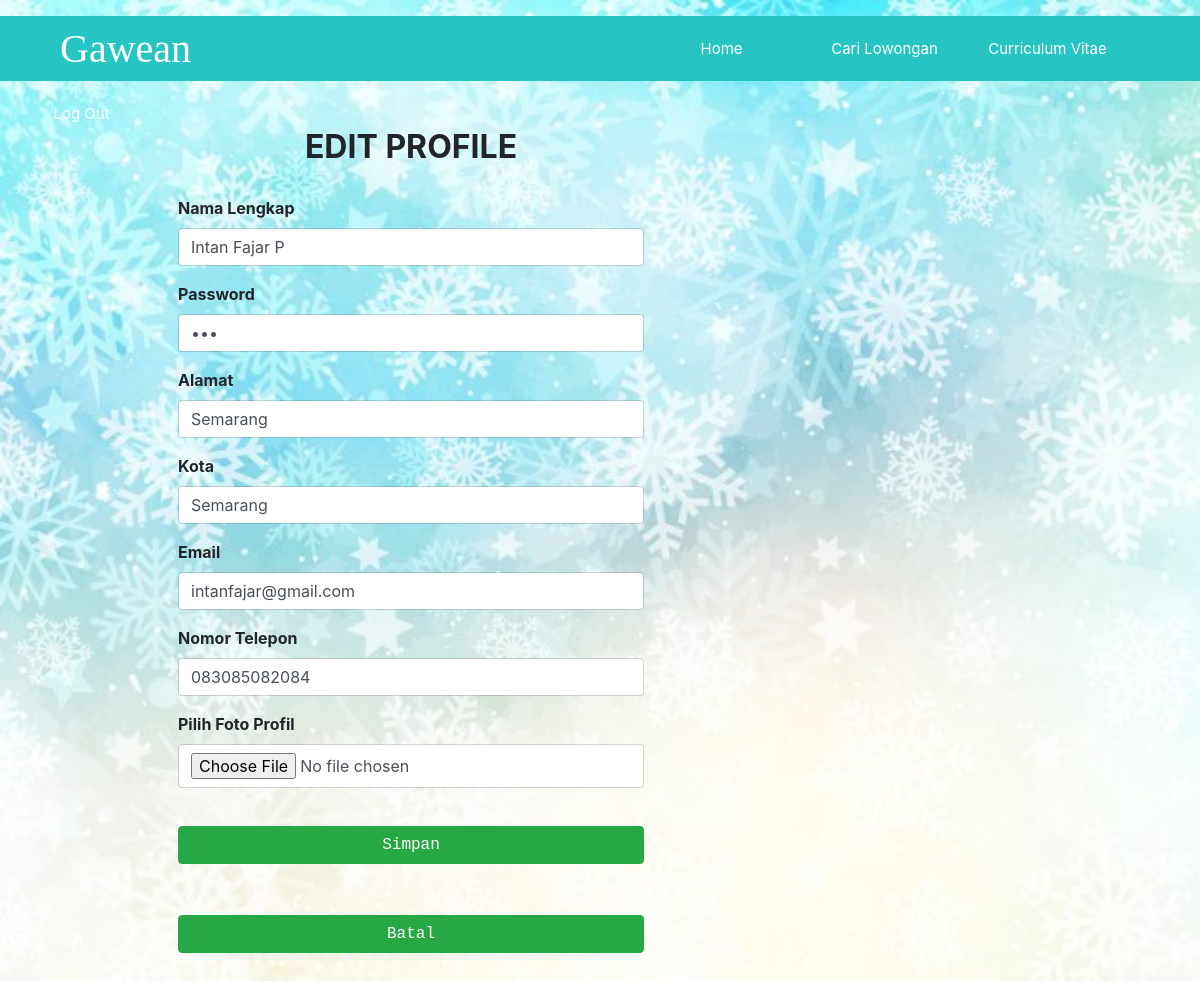
Page /editprofile.php (signed in) on the committed database.
### tables this page shows
CREATE TABLE `pencaker` (
  `idpencaker` varchar(20) NOT NULL,
  `nama` varchar(20) NOT NULL,
  `password` varchar(16) NOT NULL,
  `jenis_kelamin` char(1) NOT NULL,
  `tempat_lahir` varchar(20) NOT NULL,
  `tanggal_lahir` date NOT NULL,
  `alamat` varchar(50) NOT NULL,
  `kota` varchar(20) NOT NULL,
  `email` varchar(30) NOT NULL,
  `no_telp` varchar(15) NOT NULL,
  `foto` varchar(30) NOT NULL,
  `bidang_pekerjaan` int(7) NOT NULL,
  `tgl_daftar` date NOT NULL
);

### editprofile.php (the view, shortened to what this page needs)
<?php require_once "head.php"?>
<?php
	$idpencaker=$_SESSION['idpencaker'];
    $con=mysqli_connect("localhost","root","","test");
	$edit = mysqli_query($con, "SELECT * FROM pencaker WHERE idpencaker='$idpencaker'");
	$row_edit = mysqli_fetch_array($edit);
?>
<!DOCTYPE html>
<html lang="en">
<head>
    <link rel="stylesheet" href="style/bootstrap.min.css" />
    <link href="style/regis-style.css" rel="stylesheet" type="text/css" media="screen"/>
</head>
<body >
<div class="container mt-5">
    <div class="row">
        <div class="col-md-6">
        <h2><b>EDIT PROFILE</h2><br />
        <form id="formRegistration"  action="" method="post" enctype="multipart/form-data">
            <div class="form-group">
                <label for="nama">Nama Lengkap</label>
                <input class="form-control" type="text" name="nama" size="45" placeholder="Nama" value="<?php echo $row_edit['nama']?>" />
            </div>
            <div class="form-group">
                <label for="password">Password</label>
                <input class="form-control" type="password" name="password" placeholder="Buat Password Baru" value="<?php echo $row_edit['password']?>"/>
            </div>
            <div class="form-group">
                <label for="alamat">Alamat</label>
                <input class="form-control" type="text" name="alamat" size="100" placeholder="Alamat" value="<?php echo $row_edit['alamat']?>"/>
            </div>
            <div class="form-group">
                <label for="kota">Kota</label>
                <input class="form-control" type="text" name="kota" placeholder="Kota" value="<?php echo $row_edit['kota']?>"/>
            </div>
            <div class="form-group">
                <label for="email">Email</label>
                <input class="form-control" type="email" name="email" placeholder="Alamat Email" value="<?php echo $row_edit['email']?>"/>
            </div>
            <div class="form-group">
                <label for="no_telp">Nomor Telepon</label>
                <input class="form-control" type="text" name="no_telp" size="12" placeholder="Nomor Telepon" value="<?php echo $row_edit['no_telp']?>"/>
            </div>
              <div class="form-group">
                <label for="foto">Pilih Foto Profil</label>
                <input class="form-control" type="file" name="foto" id="foto" />
            </div>
            <pre>
            <input  type="submit" class="btn btn-success btn-block" name="edit" id="edit" value="Simpan" />
            <input  type="button" class="btn btn-success btn-block" name="batal" id="batal" onclick="window.location='cv.php'" value="Batal" />
        </form>
</body>
</html>

### style/layout.css (style rules this page uses)
* { margin: 0px; padding: 0px; }
body { font-size: 14px; font-family: verdana; }

### style/regis-style.css (style rules this page uses)
body { background:url(../images/biru2.jpg); margin-bottom: 100px; background-size:cover; }
h2 { text-align:center; }

### editprofile.php (style rules this page uses)
body { background-image : url(images/1.jpg); background-size : cover; }

### rows in the picture
pencaker: nama "Intan Fajar P", alamat "Semarang", kota "Semarang", email "intanfajar@gmail.com", no_telp "083085082084"
